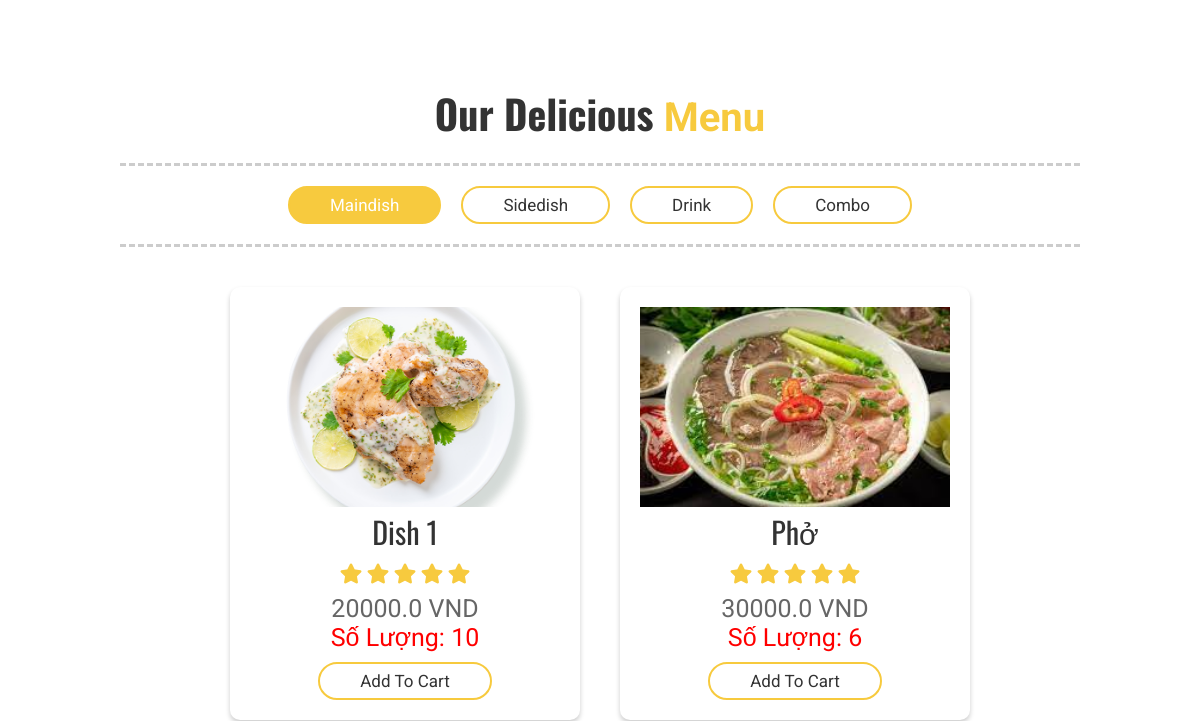
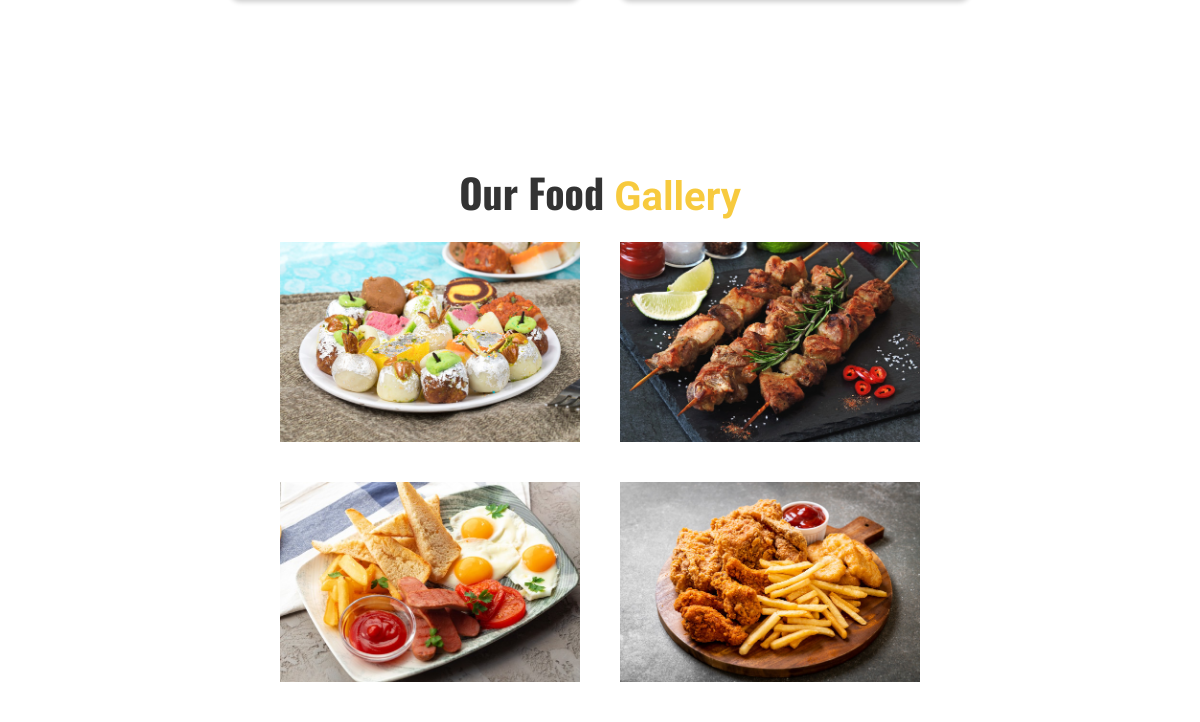
The app's page / (middle part), older data (2 pictures, top to bottom).
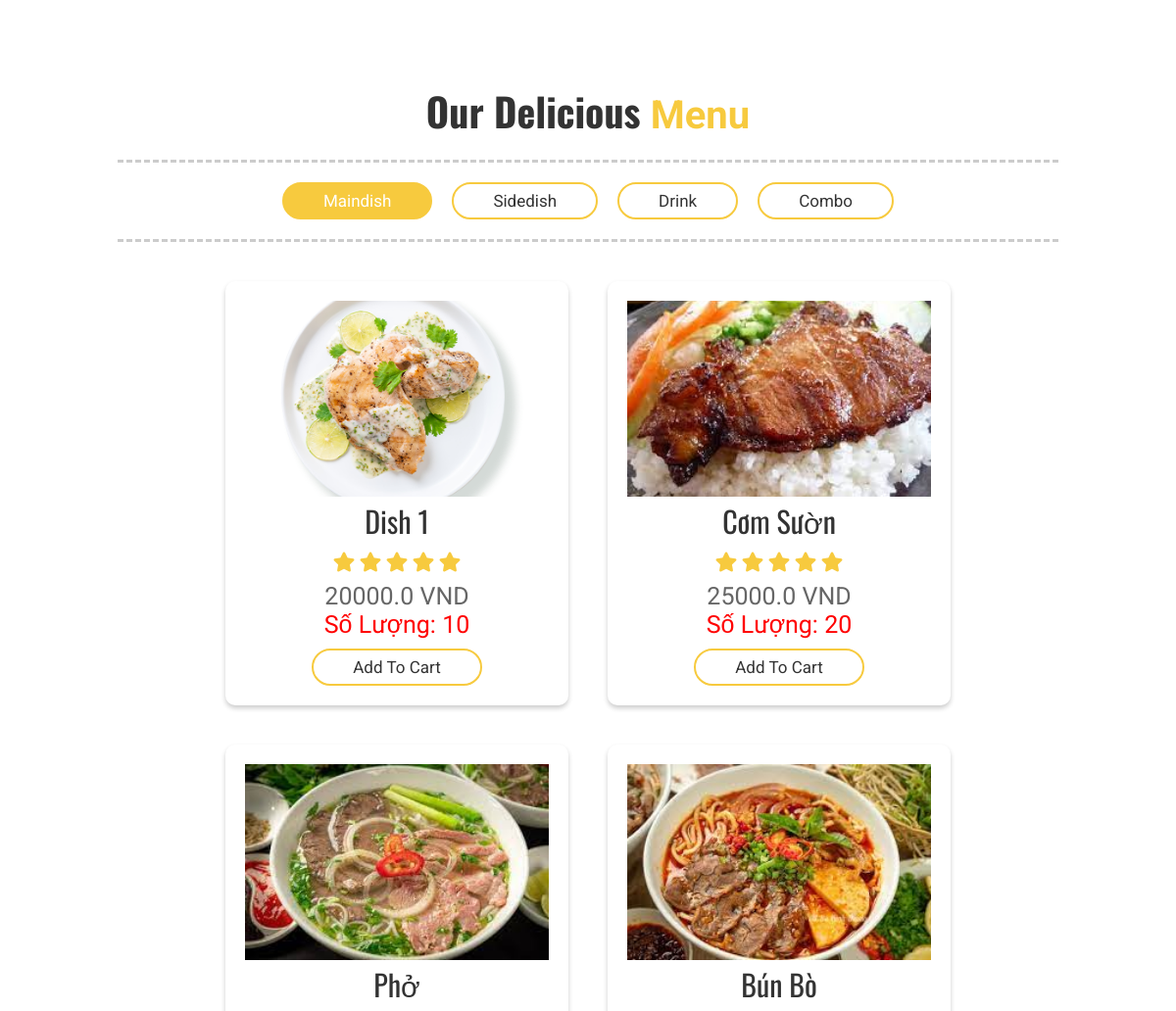
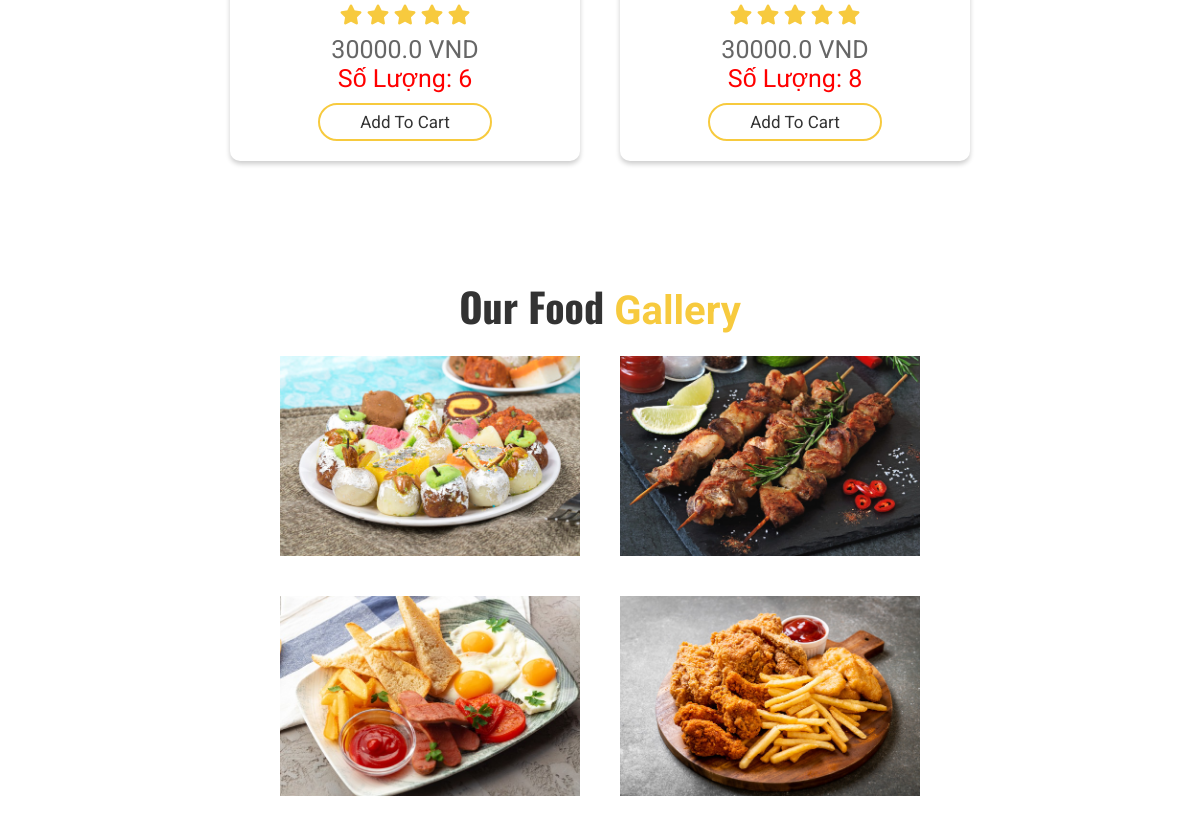
The same page, newer data (2 pictures, top to bottom).
### home/models.py (models this page shows, shortened)
class Dish(models.Model):
    name = models.CharField(max_length=200)
    type = models.CharField(max_length=200, null=True)
    remaining = models.PositiveSmallIntegerField()
    date = models.DateTimeField(auto_now_add=False)
    price = models.DecimalField(max_digits=6, decimal_places=1)
    image = models.ImageField(null=True)

### home/views.py (the view)
# urls.py: path('', views.DishListView.as_view()),
class DishListView(ListView):
    queryset = Dish.objects.all().order_by('price')
    template_name = 'pages/home.html'
    context_object_name = 'Dishs'

### home/templates/pages/home.html (shortened to what this page needs)
{% extends "pages/base_home.html" %}
{% block maindish %}
    {% for dish in Dishs %}
        {% if dish.type == "1" %}
            <div class="box active" data-aos="fade-right">
                <img src= "{{dish.image.url}}" alt="">
                <h3>{{dish.name}}</h3>
                <div class="stars">
                    <i class="fas fa-star"></i>
                    <i class="fas fa-star"></i>
                    <i class="fas fa-star"></i>
                    <i class="fas fa-star"></i>
                    <i class="fas fa-star"></i>
                </div>
                <div class="price">{{dish.price}} VND</div>
                <div class="remain">Số lượng: {{dish.remaining}}</div>
                <a href="#"><button class="btn">add to cart</button></a>
            </div>
        {% endif%}
    {% endfor %}
{% endblock %}

### home/templates/pages/base_home.html (shortened to what this page needs)
<!DOCTYPE html>
<html lang="en">
<head>
    {% load static %}
    <link rel="stylesheet" href="https://cdnjs.cloudflare.com/ajax/libs/aos/2.3.4/aos.css">
    <link rel="stylesheet" href="https://cdnjs.cloudflare.com/ajax/libs/font-awesome/5.15.2/css/all.min.css">
    <link rel="stylesheet" href="{% static 'css/style.css' %}">
</head>
<body>
<section class="menu" id="menu">
<h1 class="heading"> our delicious <span>menu</span> </h1>
<ul class="list" data-aos="fade-down">
    <li id = "menu1" class="btn active">maindish</li>
    <li id = "menu2" class="btn">sidedish</li>
    <li id = "menu3" class="btn">drink</li>
    <li id = "menu4" class="btn">combo</li>
</ul>
<div class="row" data-aos="fade-right">
    <div class="box-container">
        <div class="maindish">
            {% block maindish %}{% endblock %}
        </div>
    </div>
</div>
</section>
<section class="gallery" id="gallery">
<h1 class="heading"> our food <span>gallery</span> </h1>
<div class="box-container">
    <div class="box" data-aos="fade-up">
        <img src="{% static 'images/img1.jpg' %}" alt="">
    </div>
    <div class="box" data-aos="fade-up">
        <img src="{% static 'images/img2.jpg' %}" alt="">
    </div>
    <div class="box" data-aos="fade-up">
        <img src="{% static 'images/img3.jpg' %}" alt="">
    </div>
    <div class="box" data-aos="fade-up">
        <img src="{% static 'images/img4.jpg' %}" alt="">
    </div>
</div>
</section>
</body>
</html>

### home/static/css/style.css (style rules this page uses)
:root { --yellow:#F7CA3E; }
* { font-family: 'Roboto', sans-serif; margin:0; padding:0; box-sizing: border-box; text-decoration: none; outline: none; border:none; text-transform: capitalize; transition:all .2s linear; }
h1, h3 { font-family: 'Oswald', sans-serif; }
html { font-size: 62.5%; overflow-x: hidden; }
body { overflow-x: hidden; }
section { min-height: 100vh; padding:1rem 10%; padding-top: 8.5rem; }
.btn { font-size: 1.7rem; padding:.7rem 4rem; border-radius: 5rem; margin-top: 1rem; background:none; color:#333; cursor: pointer; border:.2rem solid var(--yellow); }
.heading { text-align: center; font-size: 4rem; padding:0 .5rem; color:#333; }
.heading span { color:var(--yellow); }
.menu .list { display: flex; align-items: center; justify-content: center; flex-wrap: wrap; list-style: none; padding:1rem 0; margin:2rem 0; border-top: .3rem dashed rgba(0,0,0,.2); border-bottom: .3rem dashed rgba(0,0,0,.2); }
.menu .list .btn { margin:1rem; }
.menu .list .btn.active, .menu .list .btn:hover { background:var(--yellow); color:#fff; }
.row .box-container { display: flex; align-items: center; justify-content: center; flex-wrap: wrap; }
.row .box-container .box { display: none; }
.maindish, .sidedish, .drink, .combo { display: flex; align-items: center; justify-content: center; flex-wrap: wrap; }
.row .box-container .box.active { background:#fff; width:35rem; padding:2rem; margin:2rem; border-radius: 1rem; box-shadow: 0 .3rem .5rem rgba(0,0,0,.2); text-align: center; display: block; }
.row .box-container .box img { height:20rem; width:100%; object-fit: cover; }
.row .box-container .box h3 { color:#333; font-size: 3rem; font-weight: normal; }
.row .box-container .box .stars i { color:var(--yellow); font-size: 2rem; padding:1rem .1rem; }
.row .box-container .box .price { color:#666; font-size: 2.5rem; }
.row .box-container .box .remain { color:red; font-size: 2.5rem; }
.gallery .box-container { display: flex; align-items: center; justify-content: center; flex-wrap: wrap; }
.gallery .box-container .box { height:20rem; width:30rem; margin:2rem; cursor: pointer; overflow: hidden; position: relative; }
.gallery .box-container .box img { height:100%; width:100%; object-fit: cover; }
.gallery .box-container .box::before { content: ''; position: absolute; top:-100%; left:0; height:100%; width: 100%; background:rgba(0,0,0,.7); transition:.2s linear; }

Row changes from the older to the newer data that the page shows:
added Dish: image (picture), name "Cơm Sườn", price "25000.0", remaining "20"
added Dish: image (picture), name "Bún Bò", price "30000.0", remaining "8"
